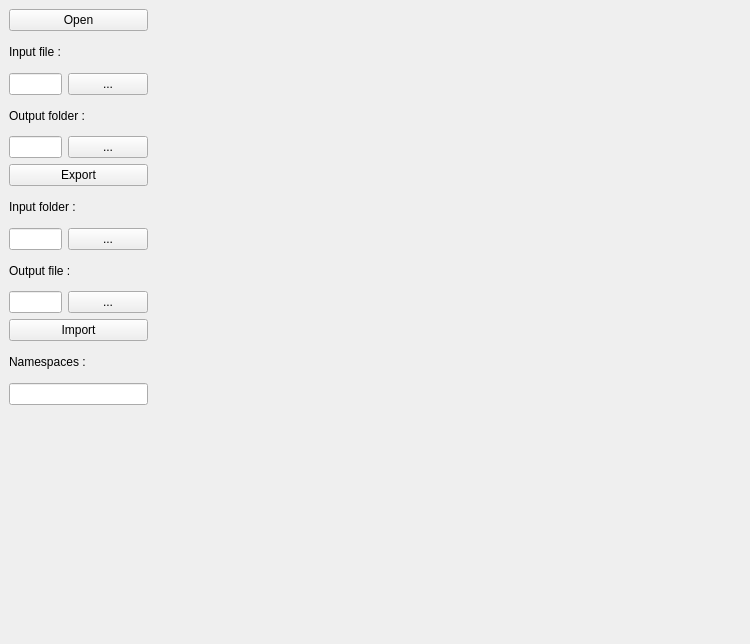
<?xml version="1.0" encoding="UTF-8"?>
<ui version="4.0">
 <class>form</class>
 <widget class="QWidget" name="form">
  <property name="geometry">
   <rect>
    <x>0</x>
    <y>0</y>
    <width>750</width>
    <height>644</height>
   </rect>
  </property>
  <property name="windowTitle">
   <string>Form</string>
  </property>
  <widget class="QWidget" name="layoutWidget">
   <property name="geometry">
    <rect>
     <x>9</x>
     <y>9</y>
     <width>139</width>
     <height>396</height>
    </rect>
   </property>
   <layout class="QVBoxLayout" name="verticalLayout_5">
    <item>
     <widget class="QPushButton" name="openButton">
      <property name="text">
       <string>Open</string>
      </property>
     </widget>
    </item>
    <item>
     <widget class="QLabel" name="openLabel">
      <property name="text">
       <string>Input file :</string>
      </property>
     </widget>
    </item>
    <item>
     <layout class="QHBoxLayout" name="horizontalLayout_3">
      <item>
       <widget class="QLineEdit" name="openPath"/>
      </item>
      <item>
       <widget class="QPushButton" name="searchOpenButton">
        <property name="text">
         <string>...</string>
        </property>
       </widget>
      </item>
     </layout>
    </item>
    <item>
     <widget class="QLabel" name="exporLabel">
      <property name="text">
       <string>Output folder :</string>
      </property>
     </widget>
    </item>
    <item>
     <layout class="QHBoxLayout" name="horizontalLayout_2">
      <item>
       <widget class="QLineEdit" name="exportPath"/>
      </item>
      <item>
       <widget class="QPushButton" name="searchExportButton">
        <property name="text">
         <string>...</string>
        </property>
       </widget>
      </item>
     </layout>
    </item>
    <item>
     <widget class="QPushButton" name="exportButton">
      <property name="text">
       <string>Export</string>
      </property>
     </widget>
    </item>
    <item>
     <widget class="QLabel" name="openFolderLabel">
      <property name="text">
       <string>Input folder :</string>
      </property>
     </widget>
    </item>
    <item>
     <layout class="QHBoxLayout" name="horizontalLayout_4">
      <item>
       <widget class="QLineEdit" name="openFolderPath"/>
      </item>
      <item>
       <widget class="QPushButton" name="searchOpenFolderButton">
        <property name="text">
         <string>...</string>
        </property>
       </widget>
      </item>
     </layout>
    </item>
    <item>
     <widget class="QLabel" name="exporFileLabel">
      <property name="text">
       <string>Output file :</string>
      </property>
     </widget>
    </item>
    <item>
     <layout class="QHBoxLayout" name="horizontalLayout_5">
      <item>
       <widget class="QLineEdit" name="exportFilePath"/>
      </item>
      <item>
       <widget class="QPushButton" name="searchExportFileButton">
        <property name="text">
         <string>...</string>
        </property>
       </widget>
      </item>
     </layout>
    </item>
    <item>
     <widget class="QPushButton" name="importButton">
      <property name="text">
       <string>Import</string>
      </property>
     </widget>
    </item>
    <item>
     <widget class="QLabel" name="namespacesLabel">
      <property name="text">
       <string>Namespaces :</string>
      </property>
     </widget>
    </item>
    <item>
     <widget class="QLineEdit" name="exportNameSpaces"/>
    </item>
   </layout>
  </widget>
 </widget>
 <resources/>
 <connections/>
</ui>
